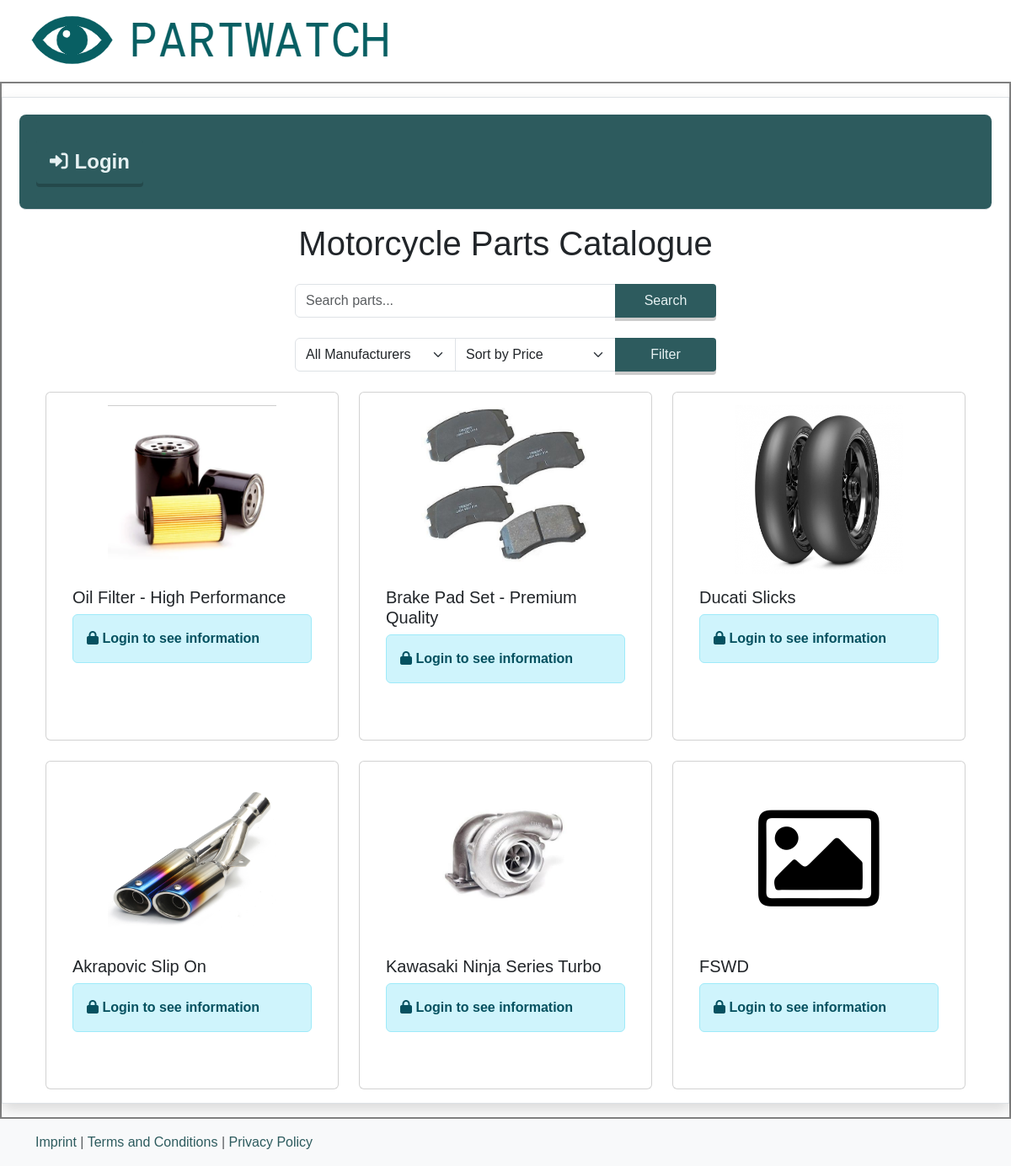
Page /catalogue on the committed database.
### models.py (models this page shows, shortened)
class Part(db.Model):
    id = db.Column(db.Integer, primary_key=True)
    name = db.Column(db.String(150), nullable=False)
    supplier_id = db.Column(db.Integer, db.ForeignKey('user.id'), nullable=False)
    supplier = db.relationship('User', backref=db.backref('parts', lazy=True, cascade="all, delete-orphan"))
    price = db.Column(db.Float, nullable=False)
    availability = db.Column(db.String(100), nullable=False)
    quantity = db.Column(db.Integer, nullable=False)
    delivery = db.Column(db.String(100), nullable=False)
    image = db.Column(db.String(200), nullable=True)
    description = db.Column(db.Text, nullable=False)
    manufacturer = db.Column(db.String(100), nullable=False)
    model = db.Column(db.String(100), nullable=False)
    deleted = db.Column(db.Boolean, default=False)  # Soft delete flag
    purchases = db.relationship('Purchase', back_populates='part', lazy=True, cascade="all, delete-orphan")

### app.py (the view, shortened to what this page needs)
@app.route('/catalogue')
def catalogue():
    query = Part.query.filter_by(deleted=False)
    search = request.args.get('search', '')
    manufacturer = request.args.get('manufacturer', '')
    price_order = request.args.get('price_order', '')
    if search:
        query = query.filter(Part.name.ilike(f'%{search}%'))
    if manufacturer:
        query = query.filter_by(manufacturer=manufacturer)
    if price_order:
        query = query.order_by(Part.price.asc() if price_order == 'asc' else Part.price.desc())
    supplier_orders_count = 0
    return render_template('catalogue.html',
                         parts=query.all(),
                         manufacturers=Part.query.with_entities(Part.manufacturer).distinct().all(),
                         supplier_orders_count=supplier_orders_count)

### templates/catalogue.html (shortened to what this page needs)
{% extends "base.html" %}
{% block HEADER %}
    <h1 class="text-center mb-4">Motorcycle Parts Catalogue</h1>
{% endblock %}
{% block CONTENT %}
    <div class="container mb-4">
        <form action="{{ url_for('catalogue') }}" method="get" class="d-flex justify-content-center">
            <div class="input-group" style="max-width: 500px;">
                <input type="text" name="search" class="form-control" placeholder="Search parts..." value="{{ request.args.get('search', '') }}">
                <button class="custom-button" type="submit">Search</button>
            </div>
        </form>
    </div>
    <div class="container mb-4">
        <form action="{{ url_for('catalogue') }}" method="get" class="d-flex justify-content-center">
            <div class="input-group" style="max-width: 500px;">
                <select name="manufacturer" class="form-select">
                    <option value="">All Manufacturers</option>
                </select>
                <select name="price_order" class="form-select">
                    <option value="">Sort by Price</option>
                </select>
                <button class="custom-button" type="submit">Filter</button>
            </div>
        </form>
    </div>
    <div class="container">
        <div class="row row-cols-1 row-cols-md-3 g-4">
            {% for part in parts %}
                <div class="col">
                    <div class="card h-100">
                        {% if part.image %}
                            <img src="{{ url_for('static', filename='images/' + part.image) }}" class="card-img-top" alt="{{ part.name }}">
                        {% else %}
                            <img src="{{ url_for('static', filename='images/default.png') }}" class="card-img-top" alt="{{ part.name }}">
                        {% endif %}
                        <div class="card-body">
                            <h5 class="card-title">{{ part.name }}</h5>
                            {% if current_user.is_authenticated %}
                                <p class="card-text"><strong>Supplier:</strong> {{ part.supplier.username }}</p>
                                <p class="card-text"><strong>Manufacturer:</strong> {{ part.manufacturer }}</p>
                                <p class="card-text"><strong>Model:</strong> {{ part.model }}</p>
                                <p class="card-text"><strong>Price:</strong> ${{ part.price }}</p>
                                <p class="card-text"><strong>Availability:</strong> {{ part.availability }}</p>
                                <p class="card-text"><strong>Quantity:</strong> {{ part.quantity }}</p>
                                <p class="card-text"><strong>Estimated Delivery:</strong> {{ part.delivery }}</p>
                            {% else %}
                                <div class="alert alert-info">
                                    <i class="fas fa-lock"></i>
                                    <a href="{{ url_for('login') }}" class="alert-link">Login to see information</a>
                                </div>
                            {% endif %}
                        </div>
                    </div>
                </div>
            {% endfor %}
        </div>
    </div>
{% endblock %}

### static/css/style.css (style rules this page uses)
:root { --primary-color: #2d5b5e; --primary-light: #597f82; --text-light: #e6f1f2; --border-color: #808080; --blue-color: #1e90ff; --blue-light: #63b8ff; --warning-color: #856404; --success-color: #28a745; --success-hover: #218838; --danger-color: #dc3545; --danger-hover: #c82333; --warning-bg: #ffc107; --warning-hover: #e0a800; --spacing-sm: 8px; --spacing-md: 12px; --spacing-lg: 16px; --border-radius: 4px; --border-radius-lg: 15px; --transition-default: all 0.3s ease; }
body { font-family: sans-serif; margin: 0; padding: 0; box-sizing: border-box; }
.card { margin-bottom: 20px; padding: 15px; }
a { color: var(--primary-color); text-decoration: none; }
.custom-button, .btn-blue, .btn-primary, .btn-yellow, .btn-red, .btn-success { padding: var(--spacing-sm) var(--spacing-md); border-radius: var(--border-radius); transition: var(--transition-default); display: inline-flex; align-items: center; gap: var(--spacing-sm); position: relative; border: none; box-shadow: 0 4px 0px rgba(0, 0, 0, 0.2); justify-content: center; min-width: 120px; }
.custom-button, .btn-primary { background-color: var(--primary-color); color: var(--text-light) !important; }
.card-img-top { width: 100%; height: 200px; object-fit: contain; object-position: center; background-color: #fff; }

### rows in the picture
Part: image (picture), name "Oil Filter - High Performance"
Part: image (picture), name "Brake Pad Set - Premium Quality"
Part: image (picture), name "Ducati Slicks"
Part: image (picture), name "Akrapovic Slip On"
Part: image (picture), name "Kawasaki Ninja Series Turbo"
Part: image (placeholder picture), name "FSWD"
